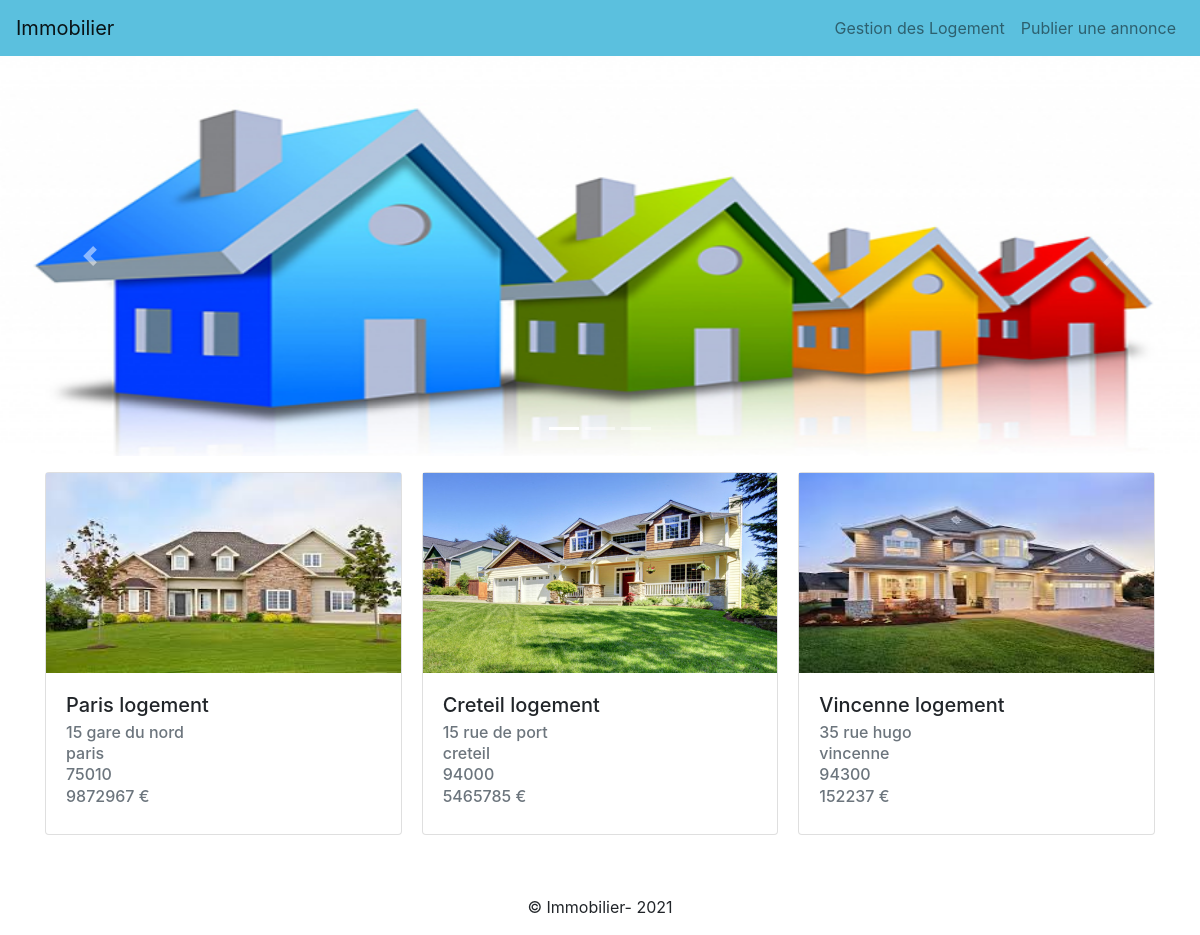
Screenshot of /nirmal-gope/index.php with the database file from the repository.
### tables this page shows
CREATE TABLE `logement` (
  `id_logement` int(11) NOT NULL,
  `titre` varchar(50) NOT NULL,
  `adresse` varchar(100) NOT NULL,
  `ville` varchar(100) NOT NULL,
  `cp` varchar(100) NOT NULL,
  `surface` int(11) NOT NULL,
  `prix` int(11) NOT NULL,
  `photo` varchar(255) DEFAULT NULL,
  `type` varchar(100) NOT NULL,
  `description` text DEFAULT NULL
);

### nirmal-gope/includes/functions.inc.php (called while the page is built, shortened)
<?php
function selectAll($tableName)
{
    global $pdo;
    $pdostatement = $pdo->query("SELECT * FROM " . $tableName);
    return $pdostatement !== FALSE ? $pdostatement->fetchAll(PDO::FETCH_ASSOC) : $pdostatement;
}

### nirmal-gope/index.php (the view, shortened to what this page needs)
<?php
include "vues/header.html.php";
$logements = selectAll("logement");
?>
<div class="card-columns">
    <?php foreach ($logements as $logement) :  ?>
        <div class="card">
            <img class="cardImg" src="uploads/<?= $logement["photo"] ?>" alt="<?= $logement["titre"] ?>">
            <div class="card-body">
                <h5 class="card-title"><?= $logement["titre"] ?></h5>
                <h6 class="card-subtitle mb-2 text-muted"><?= $logement["adresse"] ?></h6>
                <h6 class="card-subtitle mb-2 text-muted"><?= $logement["ville"]  ?></h6>
                <h6 class="card-subtitle mb-2 text-muted"><?= $logement["cp"]  ?></h6>
                <h6 class="card-subtitle mb-2 text-muted"><?= $logement["prix"]  . " €" ?></h6>
            </div>
        </div>
    <?php endforeach; ?>
</div>
<?php include "vues/footer.html.php"; ?>

### nirmal-gope/vues/header.html.php (shortened to what this page needs)
<!DOCTYPE html>
<html lang="fr">
<head>
    <link rel="stylesheet" href="https://cdn.jsdelivr.net/npm/bootstrap@4.6.0/dist/css/bootstrap.min.css">
    <link rel="stylesheet" href="assets/style.css">
</head>
<body>
    <div class="container-fluid p-0">
        <nav class="navbar navbar-light navbar-expand-xl " style="background-color: #5bc0de;">
            <a class="navbar-brand" href="index.php">Immobilier</a>
            <div class="collapse navbar-collapse" id="navbarText">
                <ul class="navbar-nav ml-auto">
                    <li class="nav-item">
                        <a class="nav-link" href="gestion_logement.php">Gestion des Logement</a>
                    </li>
                    <li class="nav-item">
                        <a class="nav-link" href="ajouter_logement.php">Publier une annonce</a>
                    </li>
                </ul>
            </div>
        </nav>
        <div id="banner" class="carousel slide mb-3" data-ride="carousel">
            <ol class="carousel-indicators">
                <li data-target="#banner" data-slide-to="0" class="active"></li>
                <li data-target="#banner" data-slide-to="1"></li>
                <li data-target="#banner" data-slide-to="2"></li>
            </ol>
            <div class="carousel-inner">
                <div class="carousel-item active">
                    <img src="uploads/bg.png" class="d-block w-100" alt="banner">
                </div>
            </div>
            <a class="carousel-control-prev" href="#banner" role="button" data-slide="prev">
                <span class="carousel-control-prev-icon" aria-hidden="true"></span>
            </a>
            <a class="carousel-control-next" href="#banner" role="button" data-slide="next">
                <span class="carousel-control-next-icon" aria-hidden="true"></span>
            </a>
        </div>
        <div class="container">

### nirmal-gope/vues/footer.html.php (shortened to what this page needs)
</div>
    <footer class="text-center mt-5">
        <p>&copy; Immobilier- 2021</p>
    </footer>
    </div>
        </body>
        </html>

### nirmal-gope/assets/style.css (style rules this page uses)
.carousel-item>img { min-height: 45vh; max-height: 50vh; overflow: hidden; }
.cardImg { width: 100%; max-height: 25vh; overflow: hidden; }

### rows the page displays
logement: photo (picture), titre "Paris logement", adresse "15 gare du nord", ville "paris", cp "75010", prix "9872967"
logement: photo (picture), titre "Creteil logement", adresse "15 rue de port", ville "creteil", cp "94000", prix "5465785"
logement: photo (picture), titre "Vincenne logement", adresse "35 rue hugo", ville "vincenne", cp "94300", prix "152237"
